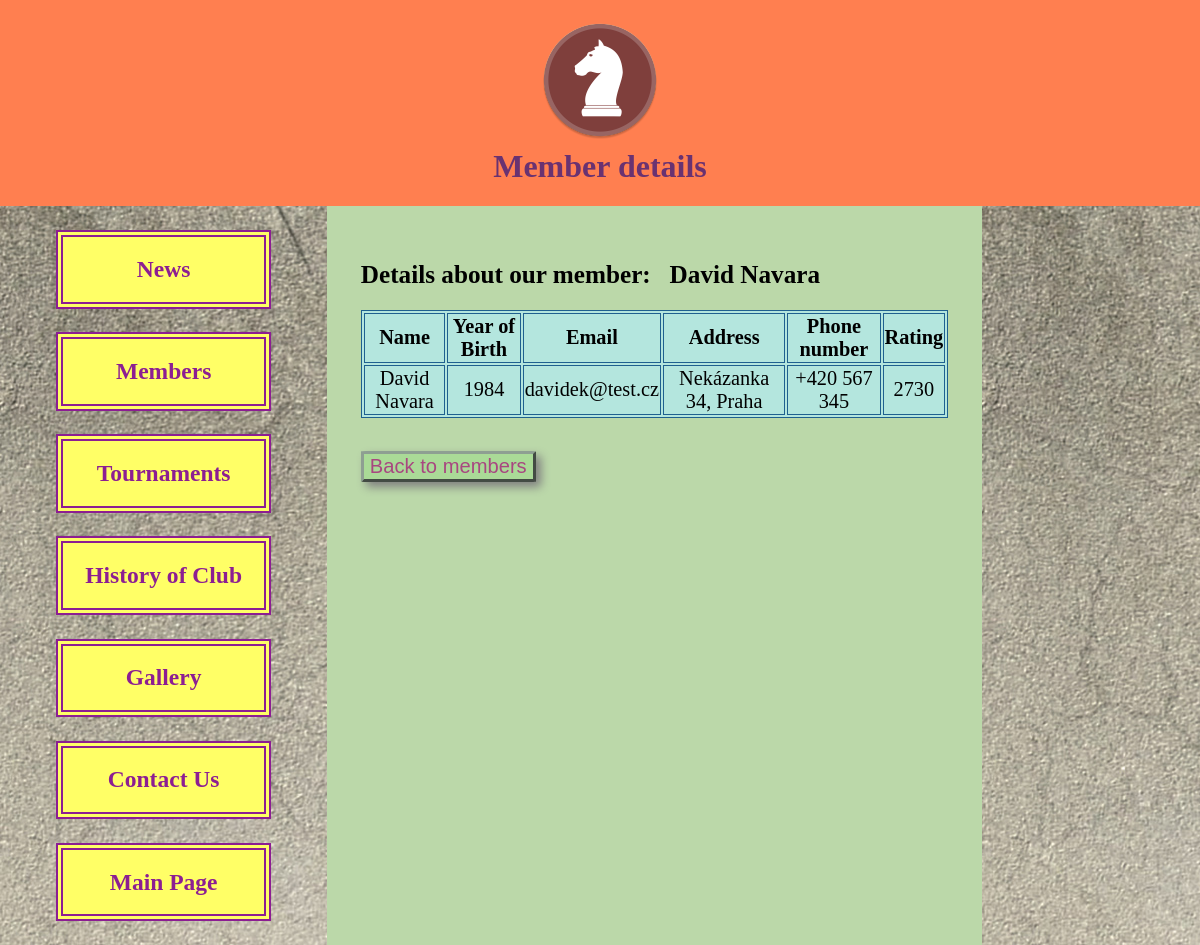
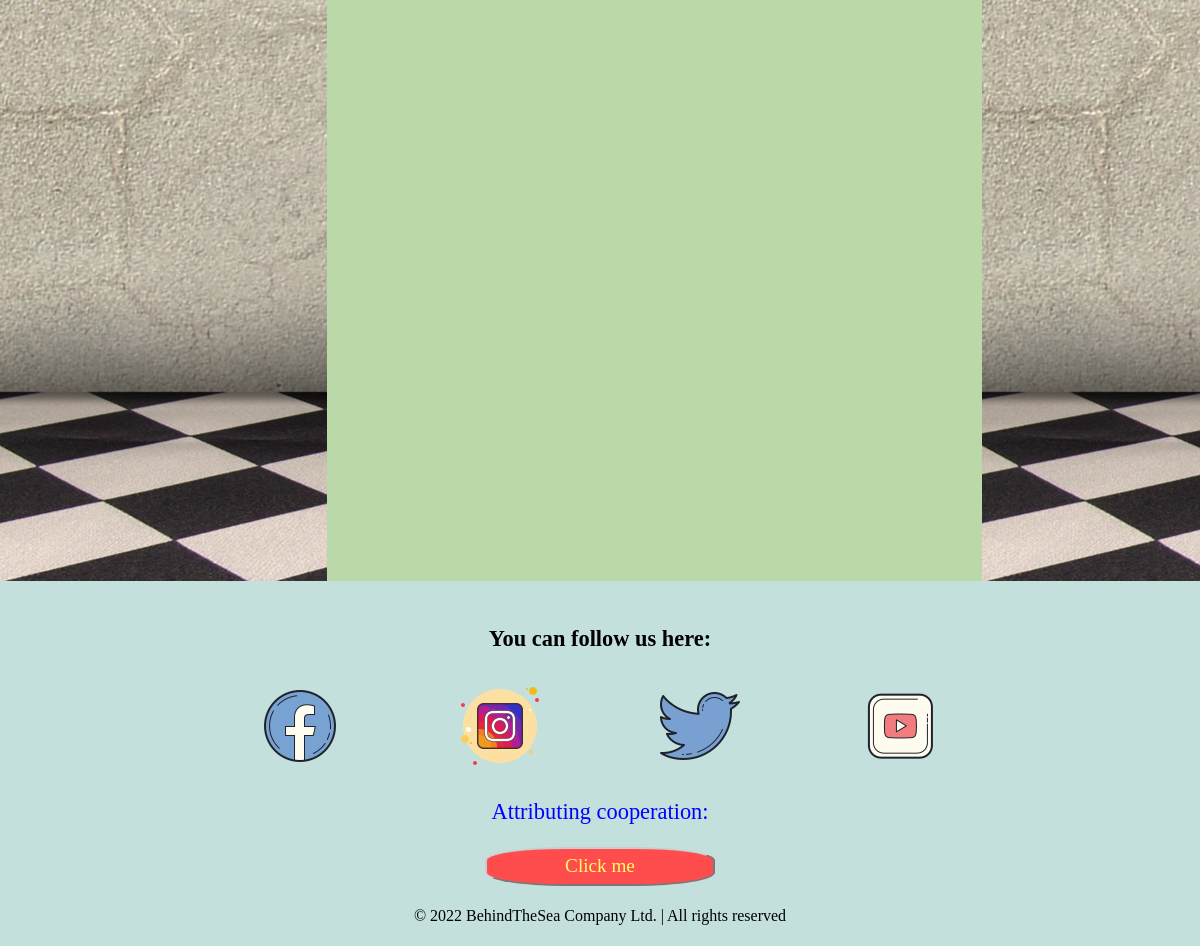
Page /chess_club/detail/4/ on the committed database (2 pictures, top to bottom).
### chess_club/models.py (models this page shows)
class Members(models.Model):
    objects = []
    firstname = models.CharField(max_length=200)
    lastname = models.CharField(max_length=200)
    birthyear = models.IntegerField()
    email = models.EmailField(max_length=200)
    address = models.CharField(max_length=200)
    phone = models.CharField(max_length=50)
    rating = models.IntegerField()

### chess_club/views.py (the view)
# urls.py: path('detail/<int:pk>/', views.detail, name="detail"),
def detail(request, pk):
    member_by_id = Members.objects.get(pk=pk)
    return render(request, 'detail.html', {'member_by_id': member_by_id})

### chess_club/templates/detail.html (shortened to what this page needs)
<!DOCTYPE html>
<html lang="en">
<head>
    {% load static %}
    <link rel="stylesheet" href="{% static 'style.css' %}">
</head>
<body>
    <header>
        <a class="link_back_to_home" href="{% url 'index' %}">
            <img id="logo_back_to_home" src="{% static 'icon_knight2.png' %}" alt="logo klubu"></a>
        <h1 class="head_caption">Member details</h1>
    </header>
    <nav class="menu">
        <ul id="menu_links_list">
            <li><a class="link_news" href="{% url 'news' %}">News</a></li>
            <li><a class="link_members" href="{% url 'members' %}">Members</a></li>
            <li><a class="link_tournaments" href="{% url 'tournaments' %}">Tournaments</a></li>
            <li><a class="link_history" href="{% url 'history' %}">History of Club</a></li>
            <li><a class="link_gallery" href="{% url 'gallery' %}">Gallery</a></li>
            <li><a class="link_contacts" href="{% url 'contacts' %}">Contact Us</a></li>
            <li><a class="link_back_to_home" href="{% url 'index' %}">Main Page</a></li>
        </ul>
    </nav>
    <main>
        <h2>Details about our member: &nbsp;&nbsp;{{ member_by_id.firstname }} {{ member_by_id.lastname }}</h2>
        <div id="table_member">
            <div class="main_grid_item">
                <table>
                    <tr>
                        <th>Name</th>
                        <th>Year of Birth</th>
                        <th>Email</th>
                        <th>Address</th>
                        <th>Phone number</th>
                        <th>Rating</th>
                    </tr>
                    <tr>
                        <td>{{ member_by_id.firstname }} {{ member_by_id.lastname }}</td>
                        <td>{{ member_by_id.birthyear }}</td>
                        <td>{{ member_by_id.email }}</td>
                        <td>{{ member_by_id.address }}</td>
                        <td>{{ member_by_id.phone }}</td>
                        <td>{{ member_by_id.rating }}</td>
                    </tr>
                </table>
            </div>
        </div>
        <a href="{% url 'members'  %}"><button id="back_members">Back to members</button></a>
    </main>
    <aside>
    </aside>
    <footer>
        <h3 id="follow_us">You can follow us here:</h3>
        <div id="icons-box">
            <a href="https://facebook.com"><img class="icons" src="{% static 'icon_fb.png' %}" alt="icon facebook"></a>
            <a href="https://instagram.com"><img class="icons" src="{% static 'icon_in.png' %}" alt="icon instagram"></a>
            <a href="https://twitter.com/"><img class="icons" src="{% static 'icon_tw.png' %}" alt="icon twitter"></a>
            <a href="https://youtube.com"><img class="icons" src="{% static 'icon_yt.png' %}" alt="icon youtube"></a>
        </div>
        <p id="terms">Attributing cooperation:</p>
        <a id="link_attribution" href="{% url 'attribution' %}"><button id="button_here" type="button">Click me</button></a>
        <p id="copyright">&copy; 2022 BehindTheSea Company Ltd.   |   All rights reserved </p>
    </footer>
</body>
</html>

### chess_club/static/style.css (style rules this page uses)
body { display: grid; grid-template-columns: 1fr; grid-template-areas: "header" "menu" "main" "aside" "footer"; margin: 0; padding: 0; background-color: #bbd8a9; }
a { text-decoration: none; }
header { grid-column: 1 / 4; grid-row: 1 / 2; grid-area: header; display: block; text-align: center; background-color: coral; }
.head_caption { margin-top: 0em; color: #693271; }
#logo_back_to_home { cursor: pointer; margin: 1em 0em 0em; }
.menu { grid-column: 1 / 2; grid-row: 2 / 3; grid-area: menu; background-color: #eabc78; font-size: 1.4em; }
.menu a { display: block; padding: 0.8em; text-align: center; font-weight: 900; font-family: Book Antiqua, Calibri, serif; }
#menu_links_list { margin: 0em 2.5em; padding: 0em; list-style-type: none; }
.menu ul li a { margin: 1em auto; border-style: double; border-width: 0.3em; background-color: #ffff66; color: #8c1e92; font-size: 1.05em; }
.link_news { margin-top: 1.8em; }
main { grid-column: 2 / 3; grid-row: 2 / 3; grid-area: main; padding: 2em 2em 2em 2em; background-color: #bbd8a9; font-family: Book Antiqua, Calibri, serif; }
.main_grid_item { position: relative; display: flex; align-items: center; justify-content: center; }
aside { grid-column: 3 / 4; grid-row: 2 / 3; grid-area: aside; background-color: #eabc78; }
footer { grid-column: 1 / 4; grid-row: 3 / 4; grid-area: footer; background-color: #c3e0dc; text-align: center; }
#follow_us { margin-top: 2em; font-size: 1.4em; margin-bottom: 0.7em; }
.icons { margin: 0.5em 3em; }
#terms { color: blue; text-decoration-color: #ffff66; font-size: 1.4em; margin-top: 0.5em; }
#button_here { width: 12em; margin-bottom: 0.3em; background-color: #ff4d4d; border-color: #ccc; color: #ffff66; font-family: Book Antiqua, Calibri, serif; font-size: 1.2em; height: 2em; border-radius: 35%; }
#copyright { margin-bottom: 1.3em; }
@media screen and (min-width: 700px) { body { display: grid; grid-template-columns: 1.5fr 3fr 1fr; grid-template-rows: auto auto auto; grid-template-areas: "header header header" "menu main aside" "footer footer footer"; } }

### rows in the picture
Members: firstname "David", lastname "Navara", birthyear "1984", email "davidek@test.cz", address "Nekázanka 34, Praha", phone "+420 567 345", rating "2730"
